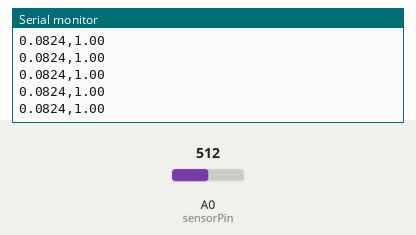
A sketch run on a simulated Arduino Uno, built with avr-gcc and run on an emulated ATmega328P. On the bench: the last lines printed to the serial monitor. The inputs (shaded band) are chosen by the test bench; at power-on: A0 (sensorPin) = 512.

Above: at 1.2 s.
1.3 s: A0 (sensorPin) set to 716
At 1.38 s:
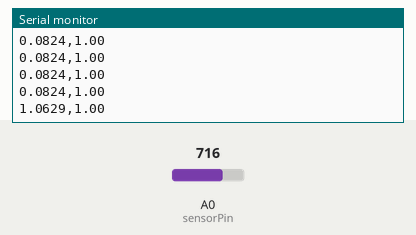
2.8 s: A0 (sensorPin) set to 900
At 2.86 s:
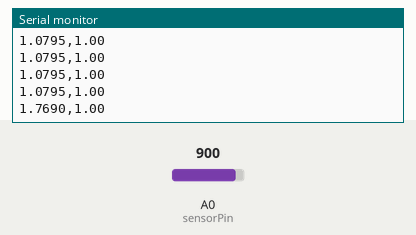
Timing chart, 0 to 5.8 s (numbered marks = the images above; inputs shaded):
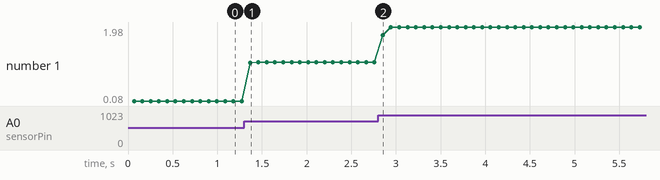

The sketch:

main.ino
```cpp
bool isOn = false;

float smoothed = 0.0;
float baseline = 0.0;
float energy = 0.0;

const int sensorPin = A0;

// Fixed bias from your actual circuit behavior
const float biasVolts = 2.42;

// Signal smoothing
const float alphaSignal = 0.20;

// Baseline tracking speed while OFF
const float alphaBase = 0.0015;

const float energyGain = 0.75;
const float energyDecay = 0.75;

const float onEnergyThreshold = 0.020;
const float offEnergyThreshold = 0.010;

// Sampling
const int samples = 60;
const int sampleDelayMs = 1;
const int loopDelayMs = 25;

void setup() {
  Serial.begin(115200);
}

void loop() {
  long sumSensor = 0;

  for (int i = 0; i < samples; i++) {
    sumSensor += analogRead(sensorPin);
    delay(sampleDelayMs);
  }

  float avgSensorCounts = (float)sumSensor / samples;
  float sensorVolts = avgSensorCounts * (5.0 / 1023.0);

  // Remove fixed DC bias
  float corrected = sensorVolts - biasVolts;
  if (corrected < 0.0) corrected = 0.0;

  // Smooth corrected signal
  smoothed = (alphaSignal * corrected) + ((1.0 - alphaSignal) * smoothed);

  // Initialize baseline once
  if (baseline == 0.0) {
    baseline = smoothed;
  }

  // Let baseline drift only while OFF
  if (!isOn) {
    baseline = (alphaBase * smoothed) + ((1.0 - alphaBase) * baseline);
  }

  float delta = smoothed - baseline;
  if (delta < 0.0) delta = 0.0;

  // Accumulate activity over time
  energy = (energy * energyDecay) + (delta * energyGain);

  if (energy < 0.0) energy = 0.0;
  if (energy > 1.0) energy = 1.0;

  // ON/OFF decision
  if (!isOn) {
    if (energy >= onEnergyThreshold) {
      isOn = true;
    }
  } else {
    if (energy <= offEnergyThreshold) {
      isOn = false;
    }
  }

  // Plotter-friendly output:
  Serial.print(corrected, 4);
  Serial.print(",");
  Serial.println(isOn ? 1.0 : 0.0);

  delay(loopDelayMs);
}
```

Measured:
- after the input at 1.3 s, the serial monitor: prints a new line after 0.07 s (image 1)
- after the input at 2.8 s, the serial monitor: prints a new line after 0.05 s (image 2)
- plotted number 1: 0.08 → 1.08 after the input at 1.3 s, 1.08 → 1.98 after the input at 2.8 s
